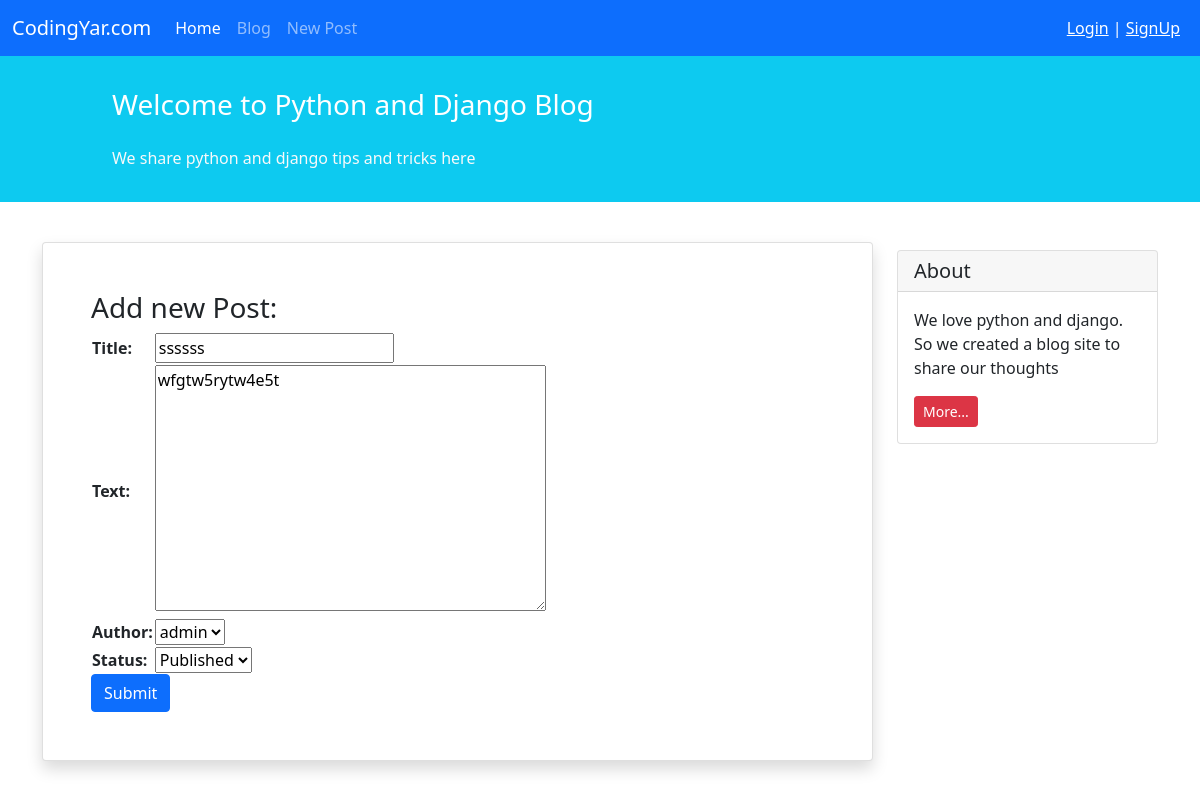
The page /blog/8/update_post/ on the database its author committed.
### blog/models.py (models this page shows, shortened)
class Post(models.Model):
    STATUS_CHOICES = (
        ('pub', 'Published'),
        ('drf', 'Draft'),
    )
    title = models.CharField(max_length=100)
    text = models.TextField()
    author = models.ForeignKey('auth.User', on_delete=models.CASCADE)
    datetime_created = models.DateTimeField(auto_now_add=True)
    datetime_modified = models.DateTimeField(auto_now=True)
    status = models.CharField(choices=STATUS_CHOICES, max_length=10)

### blog/views.py (the view)
# urls.py: path('<int:pk>/update_post/', PostUpdateView.as_view(), name='post_update'),
class PostUpdateView(generic.UpdateView):
    model = Post
    template_name = 'blog/post_create.html'
    form_class = PostForm

### blog/forms.py
class PostForm(forms.ModelForm):
    class Meta:
        model = Post
        fields = ['title', 'text', 'author', 'status']

### templates/blog/post_create.html (shortened to what this page needs)
{% extends '_base.html' %}
{% block content %}
    <div class="container mt-4">
        <div class="row">
            <div class="col-9">
                <div class="card shadow my-3 p-5">
                    <h3>Add new Post:</h3>
                    <form method="POST">
                        <table>
                            {{ form.as_table }}
                        </table>
                        <button type="submit" class="btn btn-primary">Submit</button>
                    </form>
                </div>
            </div>
            <div class="col-3">
                <div class="card my-4">
                    <h5 class="card-header">About</h5>
                    <div class="card-body">
                        <p class="card-text">We love python and django. So we created a blog site to share our
                            thoughts</p>
                        <a href="#"
                           class="btn btn-sm btn-danger">
                            More...
                        </a>
                    </div>
                </div>
            </div>
        </div>
    </div>
{% endblock %}

### rows shown on the page
Post: title "ssssss", text "wfgtw5rytw4e5t", author "admin", status "Published"
